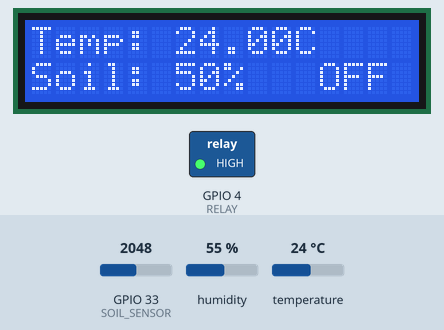
Simulated run of this sketch. Board: ESP32. Parts: 16×2 character LCD, switched loads named in the sketch (green lamp = pin HIGH). The inputs (shaded band) are chosen by the test bench; at power-on: GPIO 33 (SOIL_SENSOR) = 2048, temperature 24 °C, humidity 55 %. What the sketch prints to the serial monitor is not drawn.

Above: at 3.2 s.
3.3 s: GPIO 33 (SOIL_SENSOR) set to 2852
At 4.9 s:
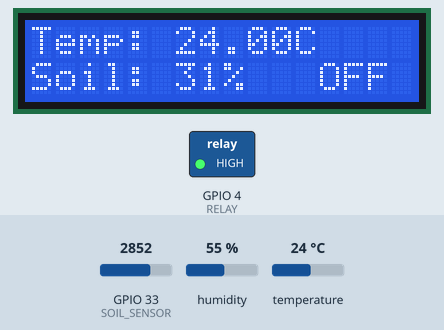
6.0 s: GPIO 33 (SOIL_SENSOR) set to 2970
At 7.5 s:
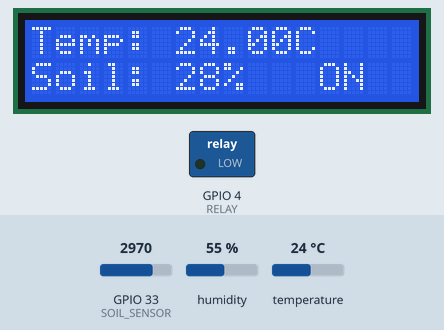
8.7 s: GPIO 33 (SOIL_SENSOR) set to 3690
At 11.4 s:
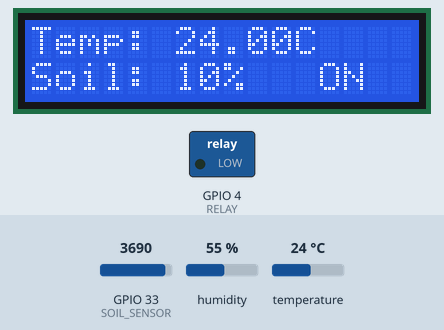
11.7 s: GPIO 33 (SOIL_SENSOR) set to 3753
At 13.0 s:
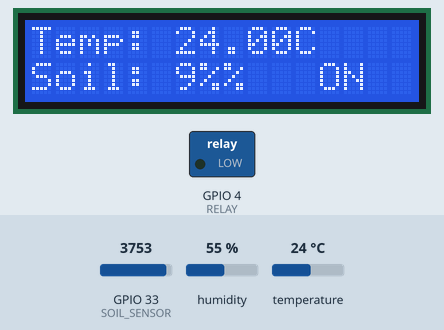
14.4 s: temperature set to 29.2 °C
At 17.1 s:
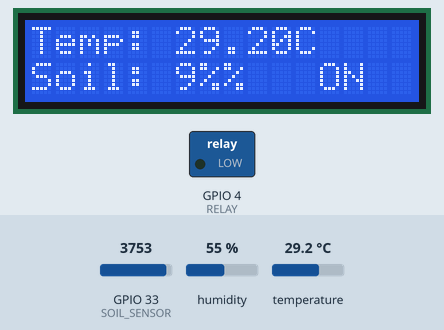
17.8 s: temperature set to 30.4 °C
At 19.7 s:
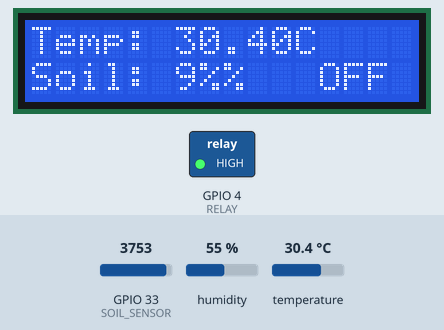
Timing chart, 0 to 21.2 s (numbered marks = the images above; inputs shaded):
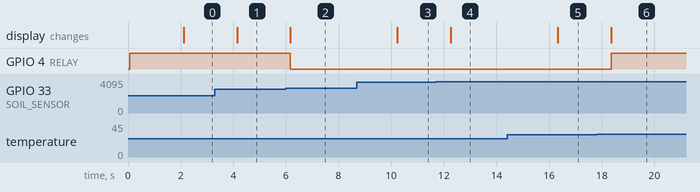

Measured:
- the behaviour switches between 2907 and 2908 on GPIO 33 (SOIL_SENSOR) (found by bisection; images 1 and 2)
- the behaviour switches between 3726 and 3727 on GPIO 33 (SOIL_SENSOR) (found by bisection; images 3 and 4)
- the behaviour switches between 29.9 and 30 °C on temperature (found by bisection; images 5 and 6)
- after the input at 3.3 s, the display: changes after 0.84 s (image 1)
- after the input at 6.0 s, GPIO 4 (RELAY): HIGH → LOW after 0.17 s; the display: changes after 0.17 s (image 2)
- after the input at 8.7 s, the display: changes after 1.5 s (image 3)
- after the input at 11.7 s, the display: changes after 0.56 s (image 4)
- after the input at 14.4 s, the display: changes after 1.9 s (image 5)
- after the input at 17.8 s, GPIO 4 (RELAY): LOW → HIGH after 0.55 s; the display: changes after 0.55 s (image 6)

The sketch:

Smart_Irrigation_System.ino
```cpp
// Include necessary libraries
#include <DHT.h>
#include <Wire.h>
#include <LiquidCrystal_I2C.h>

// Pin and definition settings
#define DHTPIN 27      // Pin connected to the DHT22 sensor
#define DHTTYPE DHT22  // Define the type of DHT sensor
#define SOIL_SENSOR 33 // Pin for soil moisture sensor
#define RELAY 4        // Pin for relay

// Object initialization
DHT dht(DHTPIN, DHTTYPE);                  // Initialize DHT22 sensor
LiquidCrystal_I2C lcd(0x27, 16, 2);       // LCD configuration (address 0x27)

// Global variables
int soilMoisture = 0;    // Soil moisture value
float temp = 0.0;        // Ambient temperature
float humidity = 0.0;    // Ambient humidity

void setup() {
  // Start serial communication and configure pins
  Serial.begin(115200);
  dht.begin();
  lcd.begin();
  lcd.backlight();

  pinMode(RELAY, OUTPUT);
  digitalWrite(RELAY, HIGH);  // Ensure relay is off initially

  // Display startup message on LCD
  lcd.setCursor(0, 0);
  lcd.print("System Started");
  delay(2000);
  lcd.clear();
}

void loop() {
  // Read data from the DHT22
  temp = dht.readTemperature();    // Read temperature
  humidity = dht.readHumidity();   // Read humidity

  // Check if DHT readings are valid
  if (isnan(temp) || isnan(humidity)) {
    Serial.println("Error reading DHT sensor!");
    lcd.setCursor(0, 0);
    lcd.print("DHT Error!");
    delay(2000);
    return;
  }

  // Read soil moisture
  int rawValue = analogRead(SOIL_SENSOR);
  soilMoisture = map(rawValue, 0, 4095, 0, 100);
  soilMoisture = (soilMoisture - 100) * -1; // Invert value so 100 is wet soil

  // Display values on serial monitor
  Serial.print("Temp: ");
  Serial.print(temp);
  Serial.print("C, Humidity: ");
  Serial.print(humidity);
  Serial.print("%, Soil Moisture: ");
  Serial.print(soilMoisture);
  Serial.println("%");

  // Display values on LCD screen
  lcd.setCursor(0, 0);
  lcd.print("Temp: ");
  lcd.print(temp);
  lcd.print("C ");
  lcd.setCursor(0, 1);
  lcd.print("Soil: ");
  lcd.print(soilMoisture);
  lcd.print("%");

  // Control logic for the pump
  if (soilMoisture < 30 && temp < 30) {
    digitalWrite(RELAY, LOW); // Turn on pump
    Serial.println("Pump ON");
    lcd.setCursor(12, 1);
    lcd.print("ON ");
  } else {
    digitalWrite(RELAY, HIGH); // Turn off pump
    Serial.println("Pump OFF");
    lcd.setCursor(12, 1);
    lcd.print("OFF");
  }

  // Wait before next reading
  delay(2000);
}
```
